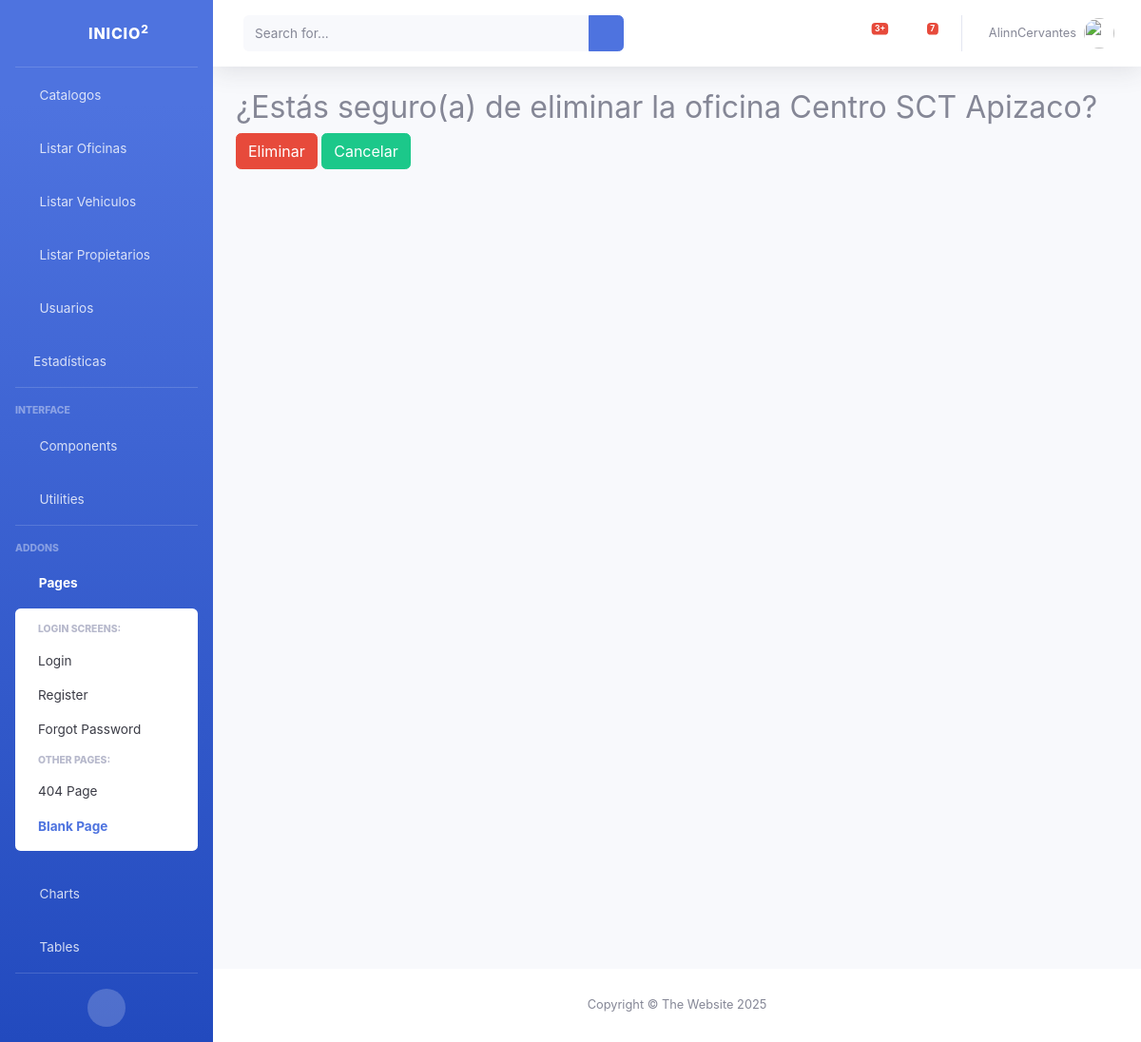
Page /catalogos/oficinas/eliminar/1/ on the earlier database version.
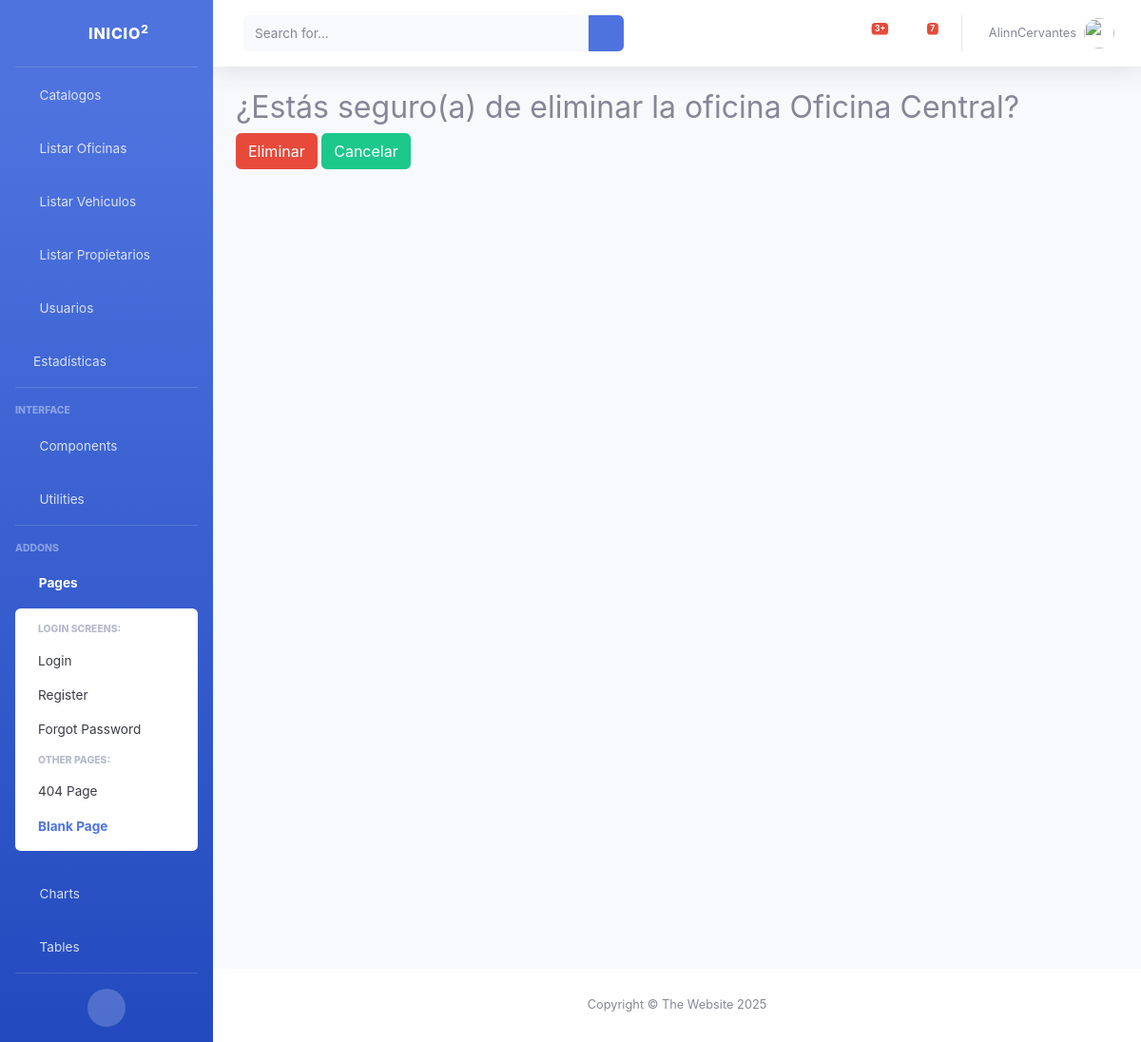
Same page on the later database version.
### catalogos/models.py (models this page shows, shortened)
class Oficina(models.Model):
    nombre = models.CharField(max_length=40)
    ciudad = models.CharField(max_length=40)
    telefono = models.CharField(max_length=10)
    encargado = models.CharField(max_length=50, blank=True, verbose_name="Nombre del Encargado") #Añadido
    horario = models.CharField(max_length=50, blank=True, default='9:00 - 18:00', verbose_name="Horario de Atención") #Añadido
    activo = models.BooleanField(default=True, verbose_name="¿Oficina Activa?") #Añadido

### catalogos/views.py (the view)
# urls.py: path('oficinas/eliminar/<int:pk>/', views.oficinasEliminar, name='oficinasEliminar'),
def oficinasEliminar(request, pk):
    oficina = Oficina.objects.get(pk=pk)
    if request.method == 'POST':            # Se confirma eliminar
        oficina.delete()                    # Se borra registro de la BD
        return redirect('oficinasListar')   # Se redirecciona al listado
    return render (request, 'oficinas_eliminar.html', {'oficina':oficina})

### catalogos/templates/oficinas_eliminar.html (shortened to what this page needs)
{% extends 'base.html' %}
{% block contenido %}
    <form action="" method="post">
       <h2>¿Estás seguro(a) de eliminar la oficina {{ oficina.nombre }}?</h2>
       <button type="submit" class="btn btn-danger">Eliminar</button>
       <a href="{% url 'oficinasListar' %}" class="btn btn-success">Cancelar</a>
    </form>
{% endblock %}

Differences in the rows shown:
changed Oficina: nombre "Centro SCT Apizaco" → "Oficina Central"
